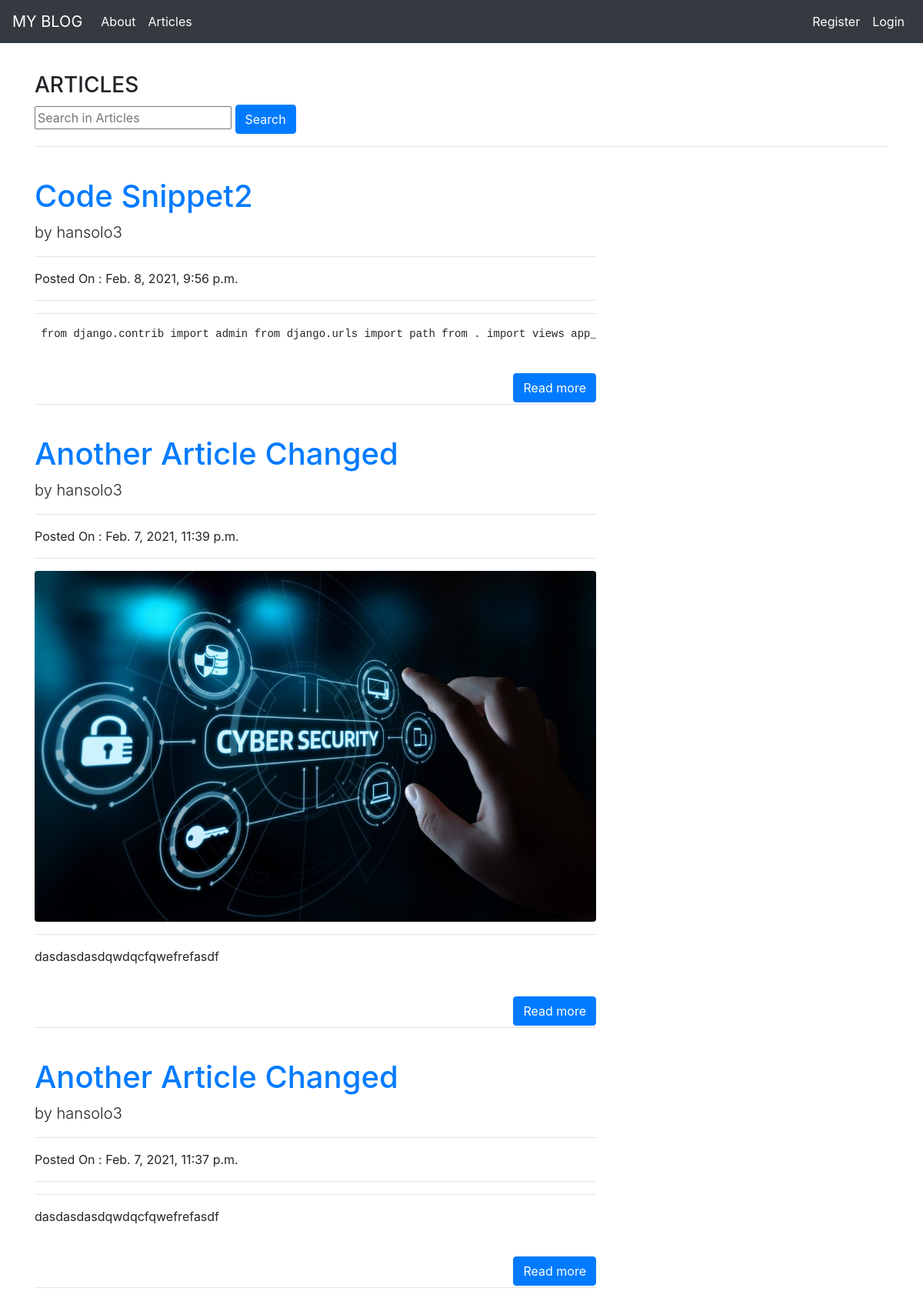
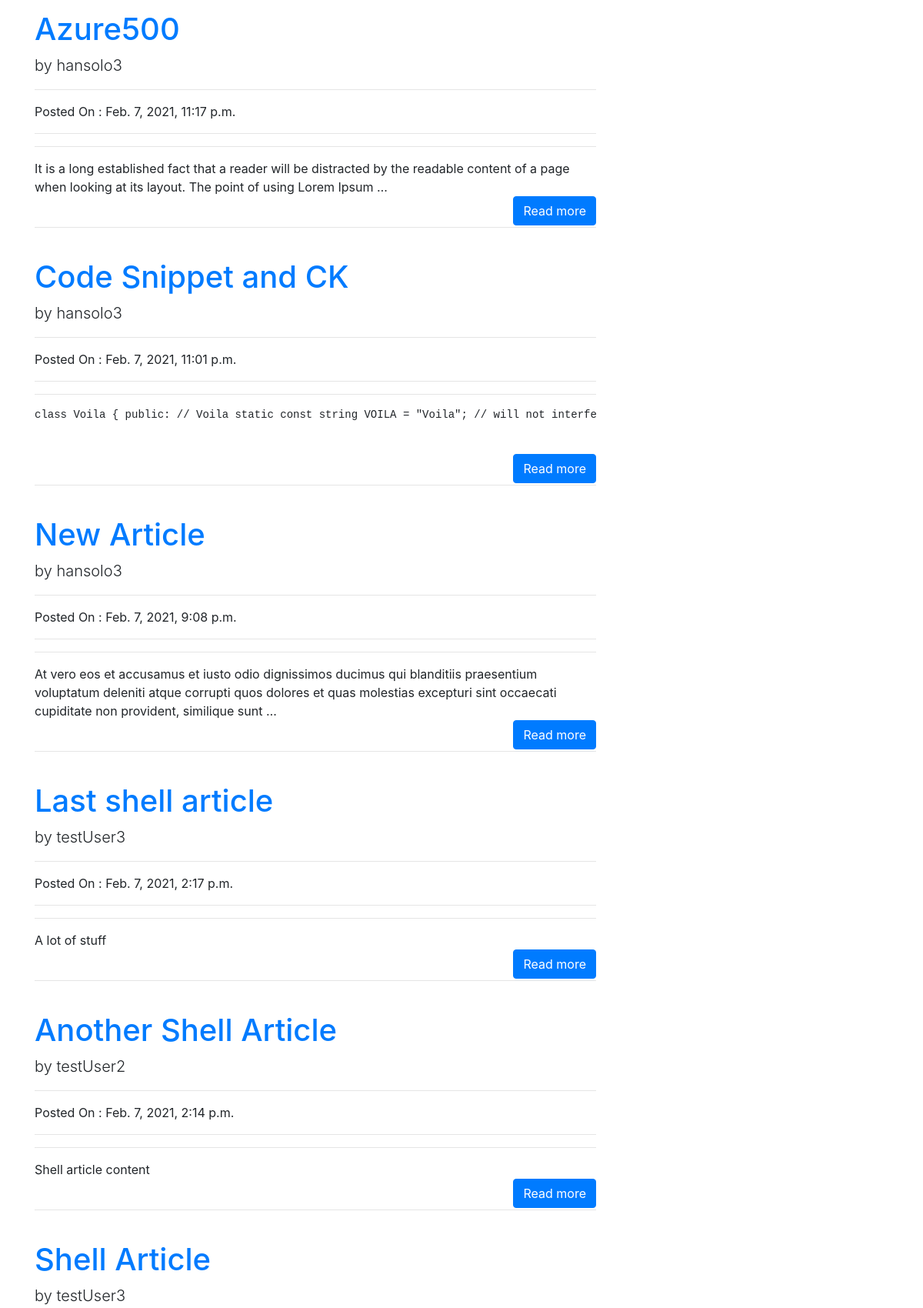
The app's page /articles/ (upper part) with its own data (2 pictures, top to bottom).
### article/models.py (models this page shows, shortened)
class Article(models.Model):
    author = models.ForeignKey("auth.User",on_delete=models.CASCADE) # usingon-delete parameter makes auto-deletion of articles that user created when user is deleted
    title = models.CharField(max_length = 50)
    content = RichTextField(verbose_name= "Article Content") # If we use verbose_name parameter, in admin panel, we see the title as given text
    created_date = models.DateTimeField(auto_now_add=True,verbose_name="Creation Date")
    article_image = models.FileField(blank = True, null = True, verbose_name="Add an image")
    class Meta:
        ordering = ['-created_date']

### article/views.py (the view)
# urls.py: path('',views.articles,name="articles"),
def articles(request):
    keyword = request.GET.get("keyword")
    if  not keyword:
        articles = Article.objects.all()
        context={
            "articles":articles
        }
        return render(request,"articles.html",context)
    else:
        articles = Article.objects.filter(content__contains = keyword)
        context={
            "articles":articles
        }
        return render(request,"articles.html",context)

### templates/articles.html (shortened to what this page needs)
{% extends "layout.html" %}
{% block body %}
    <div class="row">
        <div class="col-lg-8">
            <h3>ARTICLES</h3>
        </div>
    </div>
    <div class="row">
        <div class="col-lg-8">
            <form>
                <input type="text" class="input-sm" name="keyword" maxlength="64" placeholder="Search in Articles">
                <button type="submit" class="btn btn-primary">Search</button>
            </form>
        </div>
    </div>
{% if articles %}
    <hr>
    {% for article in articles  %}
        <div class="row">
            <div class="col-lg-8">
                <h1 class="mt-4"><a href="{%url 'article:detail' article.id%}">{{article.title}}</a></h1>
                <p class="lead">by {{article.author}}</p>
                <hr>
                <p>Posted On : {{article.created_date}}</p>
                <hr>
                {% if article.article_image %}
                <img class="img-fluid rounded" src="{{article.article_image.url}}" alt="">
                {% endif %}
                <hr>
                <p>
                    {{article.content|safe|truncatewords:30 }}
                    <br>
                    <a style="float : right" href="{%url 'article:detail' article.id%}"><button type="submit" class="btn btn-primary">Read more</button></a>
                    <br>
                </p>
                <hr>
            </div>
        </div>
    {% endfor %}
{% else %}
<div class="alert alert-danger">
    No article has been found...
</div>
{% endif %}
{% endblock body %}

### records on screen
Article: title "Code Snippet2", author "hansolo3", created_date "Feb. 8, 2021, 9:56 p.m.", content "from django.contrib import admin from django.urls import path from . import views…"
Article: title "Another Article Changed", author "hansolo3", created_date "Feb. 7, 2021, 11:39 p.m.", article_image (picture), content "dasdasdasdqwdqcfqwefrefasdf"
Article: title "Another Article Changed", author "hansolo3", created_date "Feb. 7, 2021, 11:37 p.m.", content "dasdasdasdqwdqcfqwefrefasdf"
Article: title "Azure500", author "hansolo3", created_date "Feb. 7, 2021, 11:17 p.m.", content "It is a long established fact that a reader will be distracted by the readable content of a page when looking at its layout. The point of using Lorem Ipsum …"
Article: title "Code Snippet and CK", author "hansolo3", created_date "Feb. 7, 2021, 11:01 p.m.", content "class Voila { public: // Voila static const string VOILA = \"Voila\"; // will not…"
Article: title "New Article", author "hansolo3", created_date "Feb. 7, 2021, 9:08 p.m.", content "At vero eos et accusamus et iusto odio dignissimos ducimus qui blanditiis praesentium voluptatum deleniti atque corrupti quos dolores et quas molestias excepturi sint occaecati cupiditate non provident, similique sunt …"
Article: title "Last shell article", author "testUser3", created_date "Feb. 7, 2021, 2:17 p.m.", content "A lot of stuff"
Article: title "Another Shell Article", author "testUser2", created_date "Feb. 7, 2021, 2:14 p.m.", content "Shell article content"
Article: title "Shell Article", author "testUser3"
